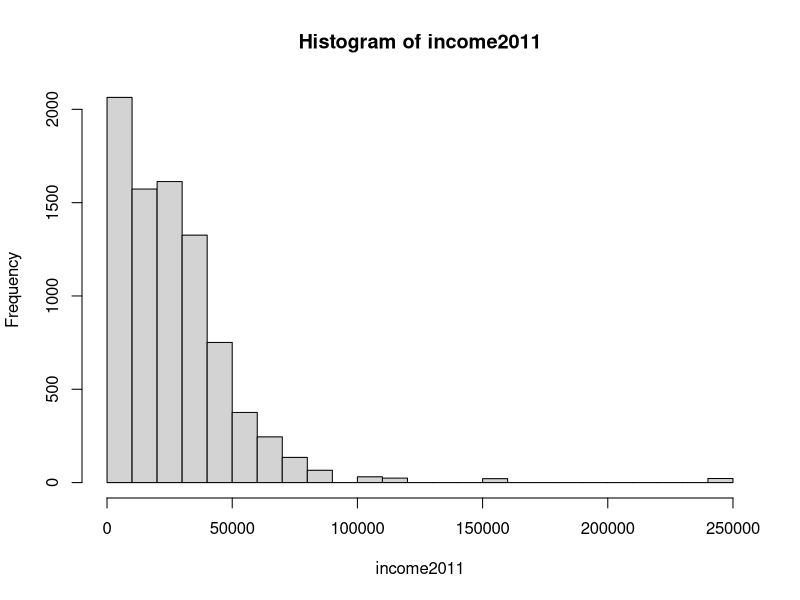
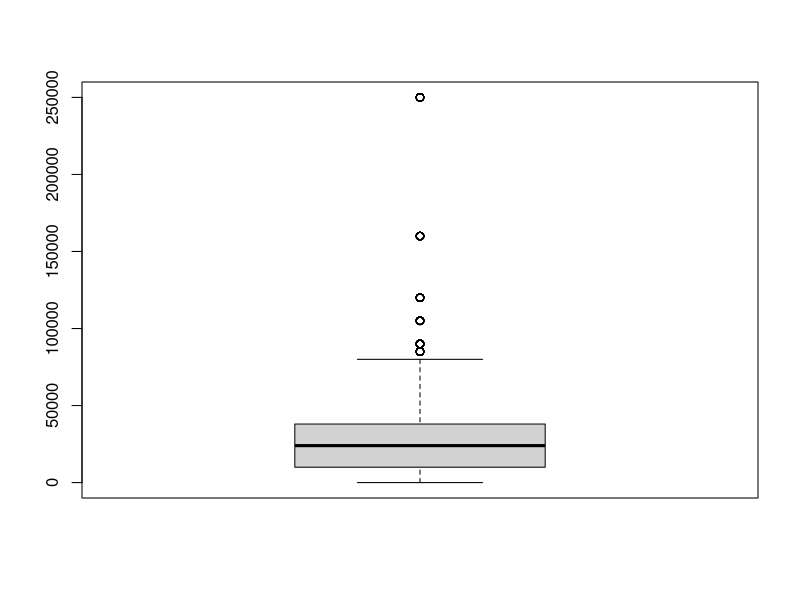

The R source for these figures, in order:
els2002 <- read.csv(file = 'ELS2002-2012.csv',header = TRUE,sep = ',')
income2011 <- els2002$income2011
mean(income2011)
median(income2011)
hist(income2011,breaks = 20)
summary(income2011)
boxplot(income2011)
sd(income2011)